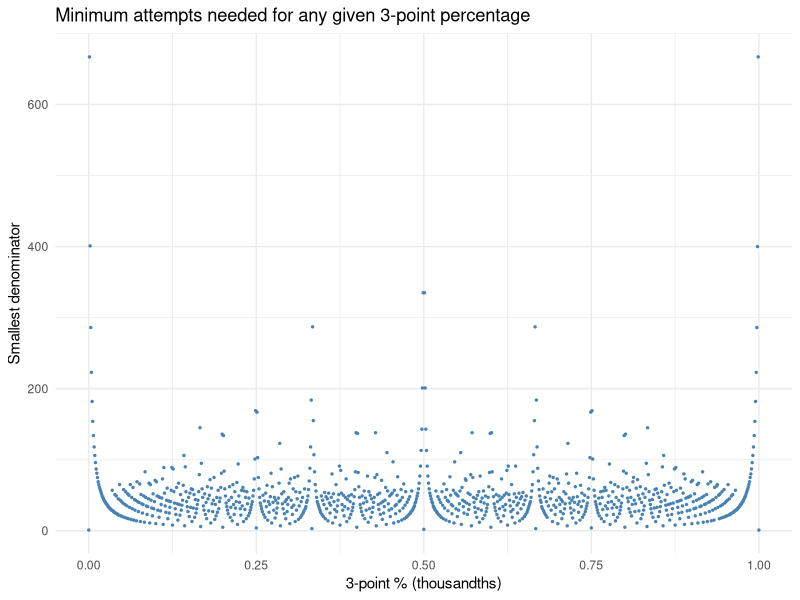

This figure's R source:
min_denom <- function(target, n_max = 5000) {
  # target is a decimal like 0.334, already rounded to 3 dp
  eps   <- 0.0005                      # half of one thousandth
  low   <- target - eps
  high  <- target + eps
  
  for (n in 1:n_max) {                 # grow the denominator
    k_low  <- ceiling(low  * n)        # smallest k that could work
    k_high <- floor ((high - 1e-12) * n)  # largest k that still works
    if (k_low <= k_high)               # some k fits the band
      return(n)
  }
  NA                                    # none found up to n_max
}

# build the table for every 0.001 increment from 0.000 to 1.000
targets <- seq(0, 1, by = 0.001)
thousandths_table <- data.frame(
  pct            = sprintf("%.3f", targets),        # character column 0.000 … 1.000
  min_denominator = vapply(targets, min_denom, integer(1))
)

head(thousandths_table, 10)   # view first few rows

library(ggplot2)

# thousandths_table already holds:
#   pct             – character column like "0.334"
#   min_denominator – integer column with the smallest n that can round to pct

ggplot(thousandths_table,
       aes(x = as.numeric(pct),          # x-axis: printed %
           y = min_denominator)) +       # y-axis: minimal denominator
  geom_point(colour = "steelblue", size=.5) +      # draw the curve
  #scale_y_log10() +                      # log scale makes tall “spikes” visible
  labs(x = "3-point % (thousandths)",
       y = "Smallest denominator",
       title = "Minimum attempts needed for any given 3-point percentage") +
  theme_minimal()

min_denom(.249)
